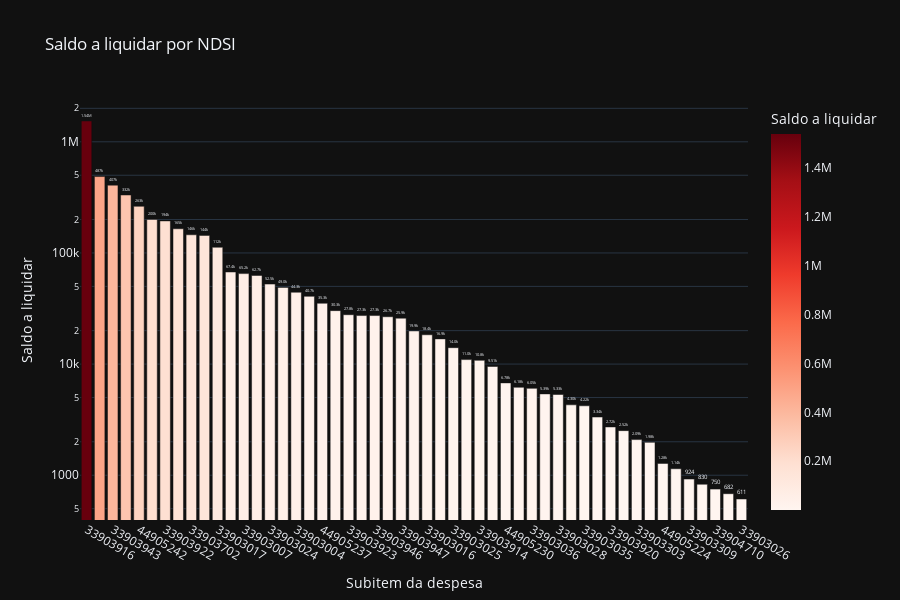

Notebook code cell kept with this figure:
### Code cell
# Saldo a liquidar por Subitem
cols = ['NDSI', 'A_LIQUIDAR']

df_aux = df.loc[:, cols].groupby('NDSI').sum().sort_values(by= 'A_LIQUIDAR', ascending=False).reset_index()
df_aux = df_aux[df_aux['A_LIQUIDAR'] > 0]
fig = px.bar(df_aux, 
             x='NDSI', 
             y='A_LIQUIDAR',
             title='Saldo a liquidar por NDSI',
             labels={'NDSI':'Subitem da despesa', 'A_LIQUIDAR':'Saldo a liquidar'},
             text_auto='.3s',
             height=600,
             log_y=True,
             color='A_LIQUIDAR',
             color_continuous_scale = 'reds',
             template='plotly_dark')
fig.update_traces(textposition = 'outside', cliponaxis = False, hovertemplate=None)
fig.update_layout(hovermode="x unified")

fig.show()

### Figure 1 — Plotly figure (JSON) as saved in the notebook; plotly's stock layout.template omitted (floating-point values rounded to 4 significant figures)
{"data": [{"alignmentgroup": "True", "cliponaxis": false, "legendgroup": "", "marker": {"color": [1539000.0, 486800.0, 407400.0, 332100.0, 262800.0, 200200.0, 194200.0, 165000.0, 145700.0, 143871, 112500.0, 67400.0, 65170.0, 62730.0, 52460.0, 49000.0, 44310.0, 40720.0, 35270.0, 30260.0, 27820.0, 27320.0, 27320.0, 26660.0, 25890.0, 19880.0, 18350.0, 16861, 14050.0, 10980.0, 10810, 9514, 6776.0, 6183.0, 6048.0, 5393.0, 5327.0, 4300.0, 4215, 3339, 2720, 2520, 2092.0, 1976.0, 1277.0, 1144.0, 924, 829.7, 750.2, 682.2, 611.3], "coloraxis": "coloraxis", "pattern": {"shape": ""}}, "name": "", "offsetgroup": "", "orientation": "v", "showlegend": false, "textposition": "outside", "texttemplate": "%{y:.3s}", "type": "bar", "x": ["33903916", "33903304", "33903943", "33903963", "44905242", "33903009", "33903922", "33904016", "33903702", "44905241", "33903017", "33904012", "33903007", "33903917", "33903024", "33903039", "33903004", "33903301", "44905237", "33903944", "33903923", "44905212", "33903946", "33903950", "33903947", "33903022", "33903016", "44905233", "33903025", "33903010", "33903914", "44905206", "44905230", "33903011", "33903036", "33903958", "33903028", "33904722", "33903035", "33903021", "33903920", "33903001", "33903303", "44905248", "44905224", "33901516", "33903309", "33903044", "33904710", "33903027", "33903026"], "xaxis": "x", "y": [1539000.0, 486800.0, 407400.0, 332100.0, 262800.0, 200200.0, 194200.0, 165000.0, 145700.0, 143871, 112500.0, 67400.0, 65170.0, 62730.0, 52460.0, 49000.0, 44310.0, 40720.0, 35270.0, 30260.0, 27820.0, 27320.0, 27320.0, 26660.0, 25890.0, 19880.0, 18350.0, 16861, 14050.0, 10980.0, 10810, 9514, 6776.0, 6183.0, 6048.0, 5393.0, 5327.0, 4300.0, 4215, 3339, 2720, 2520, 2092.0, 1976.0, 1277.0, 1144.0, 924, 829.7, 750.2, 682.2, 611.3], "yaxis": "y"}], "layout": {"barmode": "relative", "coloraxis": {"colorbar": {"title": {"text": "Saldo a liquidar"}}, "colorscale": [[0, "rgb(255,245,240)"], [0.125, "rgb(254,224,210)"], [0.25, "rgb(252,187,161)"], [0.375, "rgb(252,146,114)"], [0.5, "rgb(251,106,74)"], [0.625, "rgb(239,59,44)"], [0.75, "rgb(203,24,29)"], [0.875, "rgb(165,15,21)"], [1, "rgb(103,0,13)"]]}, "height": 600, "hovermode": "x unified", "legend": {"tracegroupgap": 0}, "title": {"text": "Saldo a liquidar por NDSI"}, "xaxis": {"anchor": "y", "domain": [0, 1], "title": {"text": "Subitem da despesa"}}, "yaxis": {"anchor": "x", "domain": [0, 1], "title": {"text": "Saldo a liquidar"}, "type": "log"}}}
